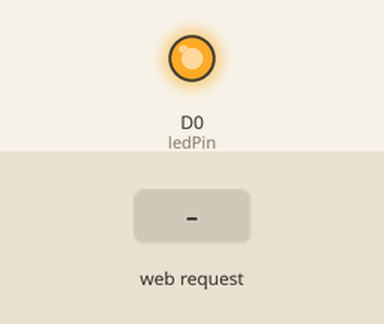
A program run on a simulated ESP8266 (NodeMCU). Shown: output pins drawn as LEDs (lit = HIGH). Inputs (shaded band) come from the test bench. WiFi joins after 1.5 s; servers stay silent unless stated; what the program prints to the serial monitor is not drawn.

Above: at 2.7 s.
2.8 s: HTTP request GET /turn received
At 3.2 s:
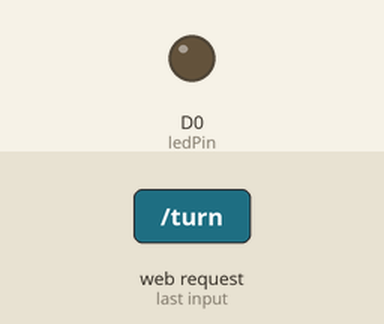
Timing chart, 0 to 5.8 s (numbered marks = the images above; inputs shaded):
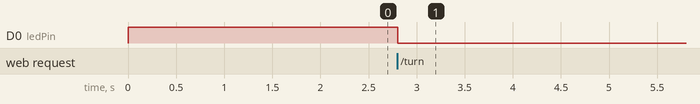

The program:

main.cpp
```cpp
#include <ESP8266WiFi.h>
#include <ESPAsyncTCP.h>
#include <ESPAsyncWebServer.h>

AsyncWebServer server(80);

const char *ssid = "Redmi_58F1";
const char *password = "xiaog123";

int ledPin = D0;

void setup()
{

  Serial.begin(9200);
  WiFi.mode(WIFI_STA);
  WiFi.begin(ssid, password);

  pinMode(ledPin, OUTPUT);
  digitalWrite(ledPin, HIGH);

  if (WiFi.waitForConnectResult() != WL_CONNECTED)
  {
    Serial.printf("WiFi Failed!\n");
    return;
  }

  Serial.print("IP Address: ");
  Serial.println(WiFi.localIP());

  server.on("/turn", HTTP_GET, [](AsyncWebServerRequest *request)
            {
              digitalRead(ledPin) ? digitalWrite(ledPin, LOW) : digitalWrite(ledPin, HIGH);
              request->send(200, "text/plain", "");
            });

  server.on("/state", HTTP_GET, [](AsyncWebServerRequest *request)
            { digitalRead(ledPin) ? request->send(200, "text/plain", "off") : request->send(200, "text/plain", "on"); });

  server.begin();
}

void loop()
{
}
```

Measured:
- after the input at 2.8 s, D0 (ledPin): HIGH → LOW at once
